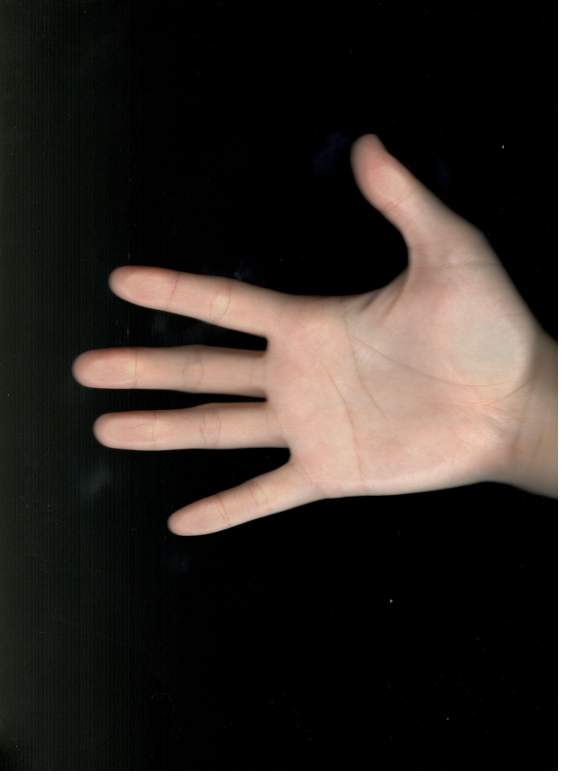
#> input picture opencvtest_andrew/all_cali/ruimin_r.jpg, 1700 x 2338 px (shown at 1/3 size)
$ python find_fingerlength_edged_forlines3a.py
#> lines starting #> are read from the running program, lines starting #| are printed output that depends on the picture; after the words box and inside, x2 and y2 are one past the last pixel; in counts of white or black regions, pixels touching at a corner belong together
### opencvtest_andrew/circle_fit.py
import numpy as np
from scipy import optimize

def calc_R(x,y, xc, yc):
    """
    calculate the distance of each 2D points from the center (xc, yc)
    """
    return np.sqrt((x-xc)**2 + (y-yc)**2)

def f(c, x, y):
    """
    calculate the algebraic distance between the data points
    and the mean circle centered at c=(xc, yc)
    """
    Ri = calc_R(x, y, *c)
    return Ri - Ri.mean()


def least_squares_circle(coords):
    """
    Circle fit using least-squares solver.
    Inputs:

        - coords, list or numpy array with len>2 of the form:
        [
    [x_coord, y_coord],
    ...,
    [x_coord, y_coord]
    ]

    Outputs:

        - xc : x-coordinate of solution center (float)
        - yc : y-coordinate of solution center (float)
        - R : Radius of solution (float)
        - residu : MSE of solution against training data (float)
    """
    # coordinates of the barycenter
    x = np.array([x[0] for x in coords])
    y = np.array([x[1] for x in coords])
    x_m = np.mean(x)
    y_m = np.mean(y)
    center_estimate = x_m, y_m
    center, ier = optimize.leastsq(f, center_estimate, args=(x,y))
    xc, yc = center
    Ri       = calc_R(x, y, *center)
    R        = Ri.mean()
    residu   = np.sum((Ri - R)**2)
    return xc, yc, R, residu

### opencvtest_andrew/find_fingerlength_edged_forlines3a.py
import cv2
import numpy as np
import circle_fit as cf
from math import cos,sin,sqrt,atan2

def dist(x1,x2,y1,y2):
    dist = sqrt((x2 - x1) ** 2 + (y2 - y1) ** 2)
    return dist

def midpoint(x1,x2,y1,y2):
    x,y = (x1+x2)/2,(y1+y2)/2
    return (x,y)
def find_angle(x1,x2,y1,y2):
    angle =atan2( abs(y2-y1),abs(x2-x1) )
    return angle

# mouse callback function
# [5 lines left out: function click_to_add, not called in this run]

def rotate_image(img,ang,r,c):
    M = cv2.getRotationMatrix2D((c / 2, r / 2), ang, 1)
    return cv2.warpAffine(img, M, (c, r))

def process_img(frame, right_hand):
    if right_hand == False :
        frame = cv2.flip(frame, 0)
    rows,cols,c = frame.shape
    framearea = float(rows*cols)

    # Convert
    img = cv2.cvtColor(frame, cv2.COLOR_BGR2GRAY)
    img = cv2.GaussianBlur(img, (7, 7), 0)

    # Process
    ret, thresh = cv2.threshold(img, 70, 255, 0)
    img = cv2.bitwise_and(img, thresh)

    #apply black border to aid contours
    border = 10
    bordmask = np.zeros((rows,cols), np.uint8)
    bordmask[border:rows-border, border:cols-border] = 1
    img = cv2.bitwise_and(img, img, mask=bordmask)

    minval = 0
    maxval = 255
    # edge detection
    edg = cv2.Canny(img, minval, maxval, apertureSize=3, L2gradient=True)
    # countour detection
    # opening and closing
    kernel = np.ones((3, 3), np.uint8)
    opening = cv2.morphologyEx(edg, cv2.MORPH_OPEN, kernel)
    closing = cv2.morphologyEx(edg, cv2.MORPH_CLOSE, kernel)
    edg = closing


    contours, hierarchy = cv2.findContours(edg, cv2.RETR_TREE, cv2.CHAIN_APPROX_NONE)
    hand = cv2.bitwise_and(frame,frame, mask=thresh)
    im = hand.copy()

    #find and draw contours
    cnts = contours
    hand_cnt = []
    for ci,c in enumerate(cnts):
        # if the contour is not sufficiently large, or if it's too big, ignore it
        if not framearea/400.0 < cv2.contourArea(c) < framearea/1.06:
            continue
        # compute the rotated bounding box of the contour.
        x, y, w, h = cv2.boundingRect(c)

        ellipse = _, _, orient_angle = cv2.fitEllipse(c)
        print(ci,orient_angle)
        cv2.ellipse(im, ellipse, (0, 0, 255), 2)

        #im = rotate_image(im, orient_angle, rows, cols)

        if x==0:
            continue

        cv2.rectangle(im, (x, y), (x + w, y + h), (0, 255, 0), 2)
        cv2.drawContours(im, c, -1, (0, ci*255, 255))
        hand_cnt.append(c)
    print(len(contours),len(hand_cnt))

    #keeping doing until find a hand
    if len(hand_cnt)<1:
        #cv2.imshow('hand',im)
        print("keep finding hand, contour not found")
    else:
        c = hand_cnt[1] if len(hand_cnt)>1 else hand_cnt[0]
        hull = cv2.convexHull(c, returnPoints=False)
        defects = cv2.convexityDefects(c, hull)

        # creat lists to store start points and far points
        start_p = []
        end_p =[]
        far_p = []
        points = []

        for i in range(defects.shape[0]):
            s, e, f, d = defects[i, 0]

            start = tuple(c[s][0])
            end = tuple(c[e][0])

            far = tuple(c[f][0])
            start_p.append((c[s][0]))
            end_p.append((c[e][0]))
            far_p.append(c[f][0])
            cv2.line(im, start, end, [0, 255, 0], 2)
            #set ratio of constriant distance
            ratio = 0.18
            ratio_s =0.09
            ratio_d =0.065
            #ratio_d = 0.03
            if i == 0:
                x2, y2 = far_p[i]
                cv2.circle(im, (x2, y2), 5, [0, 0, 255], -1)
                points.append((x2, y2))
            else:
                #defect points
                x1, y1 = far_p[i - 1]
                x2, y2 = far_p[i]
                cv2.circle(im, (x2, y2), 5, [0, 0, 255], -1)

                #start and end points
                sx, sy = start_p[i]
                sx_1, sy_1 = start_p[i - 1]
                ex, ey = end_p[i]
                #take the only start point at finger tips
                if dist(sx, sx_1, sy, sy_1) > ratio_s *im.shape[1]:
                    if dist(sx, ex, sy, ey) > ratio_s* im.shape[1]:
                        points.append((sx, sy))

                if dist(x1, x2, y1, y2) > ratio_d *im.shape[1]:
                    bottommost = tuple(c[c[:, :, 1].argmax()][0])
                    rightmost = tuple(c[c[:, :, 0].argmax()][0])
                    topmost = tuple(c[c[:, :, 1].argmin()][0])

                    if abs(x2 - rightmost[0]) > ratio*im.shape[1]:

                        points.append((x2, y2))
                else:
                    continue

        #plot start points
        for i in range(len(start_p)):
            sx, sy = start_p[i]
            cv2.circle(im, (sx, sy), 2, [0, 125, 255], -1)
        #get all the points far away enough from right edge only
        pc = []
        ratio1 = 0.18
        for i in range(len(points)):
            px,py = points[i]
            if abs(px - rightmost[0]) >ratio1 * im.shape[1]:
                pc.append((px, py))
        points =pc
        if points[1][0] >= bottommost[0]:
            points[1] = bottommost
        if points [9][0] >= topmost[0]:
            points[9] = topmost
        if len(points) < 11:
            for i in range(1,12- len(points)):
                points.append(far_p[-i])

        #cv2.setMouseCallback('image', click_to_add)


        for i in range(len(points)):
            x, y = points[i]

            #cv2.circle(im, (x, y), 5, [0, 0, 255], -1)

            font = cv2.FONT_HERSHEY_SIMPLEX
            cv2.putText(im, str(i), (x + 10, y + 10), font, 0.5, (255, 255, 255), 2, cv2.LINE_AA)

            # cv2.circle(im, start, 2, [0, 255, 255], -1)
        #cv2.imshow('hand',im)
        #cv2.waitKey(0)
        if len(points)<10:
            print("not enough points")
        else:
            even = [0, 2, 4, 6, 8, 10]
            odd = [1, 3, 5, 7, 9]

            fingers = {'pinky': 0, 'ring': 0, 'middle': 0, 'index': 0, 'thumb': 0}
            finger_length = []
            mid_points = []
            # find middle points, noted the one for index is inaccurate
            for i in range(len(even) - 1):
                x1, y1 = points[even[i]]
                x2, y2 = points[even[i + 1]]
                mx, my = midpoint(x1, x2, y1, y2)
                mid_points.append((mx, my))
                tx, ty = points[odd[i]]
                finger_length.append( round( dist(mx, tx, my, ty), 1) )

            # fit middle points in a circle curve
            data = []
            for i in range(4):
                data.append(points[even[i]])

            xc, yc, r, _ = cf.least_squares_circle(data)
            xc, yc = int(xc), int(yc)
            cv2.circle(im, (xc, yc), 5, [0, 255, 255], -1)
            mid_middle = mid_points[2]
            #get points for line construction for each finger
            finger_line = []
            for i in range(5):
                a1, b1 = points[odd[i]]
                a1, b1 = int(a1), int(b1)
                a2, b2 =mid_points[i]
                a2, b2 = int(a2), int(b2)
                finger_line.append([(a2,b2),(a1,b1)])

            angle_mid_middle = find_angle(xc, mid_middle[0], yc, mid_middle[1])
            angle_6 = find_angle(xc, points[6][0], yc, points[6][1])

            # for the case centre is below point 6
            if yc >= mid_middle[1]:
                angle = (angle_6 - angle_mid_middle) + angle_6
                xi = xc - r * cos(angle)
                yi = yc - r * sin(angle)
            # for the case yc is in between
            elif points[6][1] <= yc < mid_middle[1]:
                angle = (angle_6 + angle_mid_middle) + angle_6
                xi = xc - r * cos(angle)
                yi = yc - r * sin(angle)
            else:
                # for the case points 6 and mid_middle both below yc
                if (angle_mid_middle - angle_6) <= angle_6:
                    angle = angle_6 - (angle_mid_middle - angle_6)
                    xi = xc - r * cos(angle)
                    yi = yc + r * sin(angle)
                # for the case index_mid will be above yc
                else:
                    angle = (angle_mid_middle - angle_6) - angle_6
                    xi = xc - r * cos(angle)
                    yi = yc - r * sin(angle)


            # correct the index finger length
            mid_index = (xi, yi)
            mid_points[3] = mid_index
            finger_line [3][0] = tuple([int(i) for i in mid_index])
            finger_length[3] = round( dist(points[7][0], xi, points[7][1], yi), 1 )
            for i in range(5):
                xm, ym = mid_points[i]
                xm, ym = int(xm), int(ym)
                cv2.circle(im, (xm, ym), 6, [175, 255, 255], -1)

            count = 0
            for name in fingers:
                fingers[name] = finger_length[count]
                font = cv2.FONT_HERSHEY_SIMPLEX
                cv2.putText(im, str(int(fingers[name])), (points[odd[count]][0] - 10, points[odd[count]][1] - 10), font,
                            0.5,(255, 255, 175), 2, cv2.LINE_AA)
                count += 1

    return im

frame_in = cv2.imread("all_cali/ruimin_r.jpg")#"tester/"+'chenmeixi_r_wide.jpg')
#> frame_in is the input picture: shape (2338, 1700, 3); mean B, G, R 39.5, 44, 50.3
frame_in = cv2.resize(frame_in, None, fx=0.2,fy=0.2)
#> frame_in: shape (468, 340, 3)
rows,cols,c = frame_in.shape
pim = process_img(frame_in, right_hand=True)
#> in process_img, `ret, thresh = cv2.threshold(img, 70, 255, 0)`:
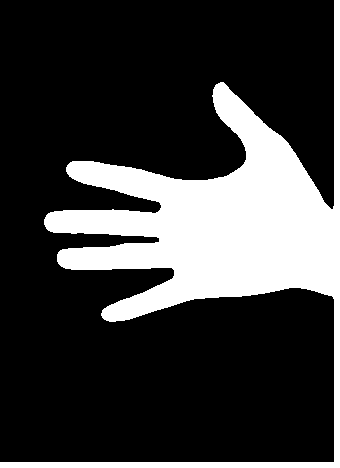
#> thresh: shape (468, 340); 23.5% white; 1 white region, box (x1, y1, x2, y2) and area: (0, 0, 340, 468) 37460
#> in process_img, `edg = cv2.Canny(img, minval, maxval, apertureSize=3, L2gradient=True)`:
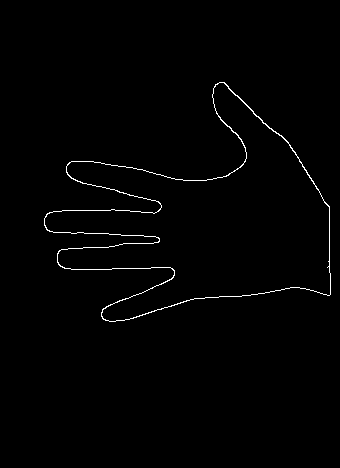
#> edg: shape (468, 340); 1% white in thin lines or dots, all inside (x1, y1, x2, y2) = (44, 82, 331, 322)
#> in process_img, `contours, hierarchy = cv2.findContours(edg, cv2.RETR_TREE, cv2.CHAIN_A..`: contours = 2 contours; box (x1, y1, x2, y2) and area: (44, 82, 331, 322) 31930, (44, 82, 331, 322) 31715
#> in process_img, `hand = cv2.bitwise_and(frame,frame, mask=thresh)`:
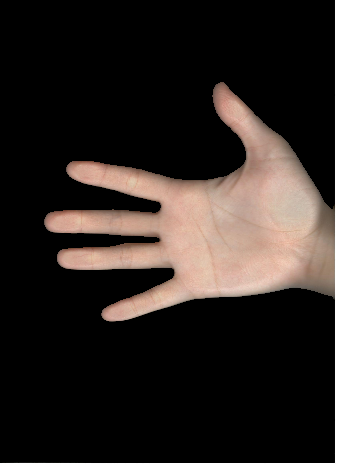
#> hand: shape (468, 340, 3); mean B, G, R 35.5, 39, 46
#> in process_img, `cnts = contours`: cnts has the same summary as contours
#> the loop in process_img, `for ci,c in enumerate(cnts): # if the contour is not sufficiently larg..` made 2 passes
#> (ci, x, y, w, h, ellipse, orient_angle) on passes 1 to 2: (0, 44, 82, 287, 240, ((204.2, 217.6), (209.4, 259), 88.57), 88.57), (1, 44, 82, 287, 240, ((204.5, 217.8), (208.4, 258.2), 88.92), 88.92)
#> (printed output is left out)
#> after the loop in process_img, `for ci,c in enumerate(cnts):`: hand_cnt has the same summary as contours
#| 2 2
#> in process_img, `c = hand_cnt[1] if len(hand_cnt)>1 else hand_cnt[0]`: c = contour of 1376 points, box (x1, y1, x2, y2) (44, 82, 331, 322), area 31715
#> in process_img, `hull = cv2.convexHull(c, returnPoints=False)`: hull = 21 values from 1 to 1120
#> in process_img, `defects = cv2.convexityDefects(c, hull)`: defects = 13 rows, first 6: [1120, 1, 1277, 22088], [5, 65, 48, 714], [74, 89, 77, 213], [89, 137, 132, 407], [137, 204, 197, 745], [226, 431, 361, 3421]
#> the loop in process_img, `for i in range(defects.shape[0]):` made 13 passes
#> (s, e, f, d, x1, y1, x2, y2) on passes 2 to 9: (5, 65, 48, 714, 228, 175, 263, 123), (74, 89, 77, 213, 263, 123, 290, 147), (89, 137, 132, 407, 290, 147, 324, 202), (137, 204, 197, 745, 324, 202, 327, 267), (226, 431, 361, 3421, 327, 267, 194, 298), (431, 440, 439, 226, 194, 298, 116, 320), (446, 449, 447, 162, 116, 320, 108, 320), (449, 451, 450, 114, 108, 320, 105, 319)
#> after the loop in process_img, `for i in range(defects.shape[0]):`: end_p = [[219, 82], [280, 135], [299, 159], [329, 207], [330, 273], [124, 320], [115, 321], [106, 320], [104, 319], [58, 263], [57, 261], [44, 224], [66, 166]]; far_p = [[228, 175], [263, 123], [290, 147], [324, 202], [327, 267], [194, 298], [116, 320], [108, 320], [105, 319], [174, 270], [58, 262], [159, 238], [161, 207]]; points = [(228, 175), (223, 82), (263, 123), (329, 207), (329, 295), (194, 298), (116, 320), (174, 270), (58, 262), (159, 238), (44, 218), (161, 207)]; start_p = [[71, 161], [223, 82], [289, 144], [299, 159], [329, 207], [329, 295], [124, 320], [109, 321], [106, 320], [102, 317], [58, 263], [57, 261], [44, 218]]
#> the loop in process_img, `for i in range(len(start_p)):` made 13 passes
#> after the loop in process_img, `for i in range(len(start_p)):`:
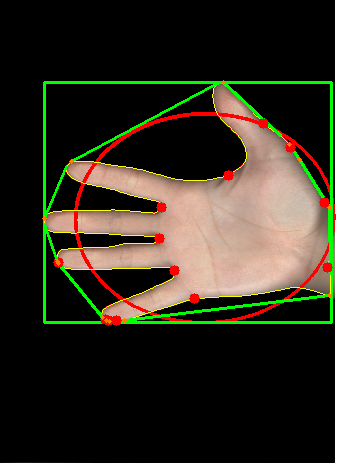
#> im: shape (468, 340, 3); mean B, G, R 33.7, 46.7, 50.4
#> the loop in process_img, `for i in range(len(points)):` made 12 passes
#> after the loop in process_img, `for i in range(len(points)):`: pc = [(228, 175), (223, 82), (263, 123), (194, 298), (116, 320), (174, 270), (58, 262), (159, 238), (44, 218), (161, 207)]
#> in process_img, `points =pc`: points has the same summary as pc
#> the loop in process_img, `for i in range(1,12- len(points)):` made 1 pass
#> after the loop in process_img, `for i in range(1,12- len(points)):`: points = [(228, 175), (115, 321), (263, 123), (194, 298), (116, 320), (174, 270), (58, 262), (159, 238), (44, 218), (161, 207), [161, 207]]
#> the loop in process_img, `for i in range(len(points)):` made 11 passes
#> after the loop in process_img, `for i in range(len(points)):`:
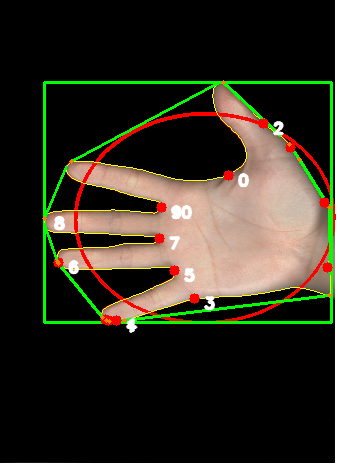
#> im: shape (468, 340, 3); 0.89% of pixels changed, all inside (x1, y1, x2, y2) = (53, 120, 285, 334)
#> the loop in process_img, `for i in range(len(even) - 1):` made 5 passes
#> (x1, y1, x2, y2, x in midpoint, y in midpoint, mx, my) on passes 1 to 5: (228, 175, 263, 123, 245.5, 149, 245.5, 149), (263, 123, 116, 320, 189.5, 221.5, 189.5, 221.5), (116, 320, 58, 262, 87, 291, 87, 291), (58, 262, 44, 218, 51, 240, 51, 240), (44, 218, 161, 207, 102.5, 212.5, 102.5, 212.5)
#> after the loop in process_img, `for i in range(len(even) - 1):`: finger_length = [215.9, 76.6, 89.5, 108, 58.8]; mid_points = [(245.5, 149), (189.5, 221.5), (87, 291), (51, 240), (102.5, 212.5)]
#> after the loop in process_img, `for i in range(4):`: data = [(228, 175), (263, 123), (116, 320), (58, 262)]
#> in least_squares_circle, `x = np.array([x[0] for x in coords])`: x = [228, 263, 116, 58]
#> in least_squares_circle, `y = np.array([x[1] for x in coords])`: y = [175, 123, 320, 262]
#> in least_squares_circle, `x_m = np.mean(x)`: x_m = 166.2
#> in least_squares_circle, `y_m = np.mean(y)`: y_m = 220
#> in least_squares_circle, `center_estimate = x_m, y_m`: center_estimate = (166.2, 220)
#> in least_squares_circle, `center, ier = optimize.leastsq(f, center_estimate, args=(x,y))`: center = [136.6, 188]; ier = 1
#> in least_squares_circle, `xc, yc = center`: xc = 136.6; yc = 188
#> in least_squares_circle, `Ri       = calc_R(x, y, *center)`: Ri = [92.36, 142.2, 133.6, 107.9]
#> in least_squares_circle, `R        = Ri.mean()`: R = 119
#> in least_squares_circle, `residu   = np.sum((Ri - R)**2)`: residu = 1582.1
#> in process_img, `xc, yc, r, _ = cf.least_squares_circle(data)`: xc = 136.6; yc = 188; r = 119
#> in process_img, `xc, yc = int(xc), int(yc)`: xc = 136; yc = 187
#> in process_img, `mid_middle = mid_points[2]`: mid_middle = (87, 291)
#> the loop in process_img, `for i in range(5):` made 5 passes
#> (a1, b1, a2, b2) on passes 1 to 5: (115, 321, 245, 149), (194, 298, 189, 221), (174, 270, 87, 291), (159, 238, 51, 240), (161, 207, 102, 212)
#> after the loop in process_img, `for i in range(5):`: finger_line = [[(245, 149), (115, 321)], [(189, 221), (194, 298)], [(87, 291), (174, 270)], [(51, 240), (159, 238)], [(102, 212), (161, 207)]]
#> in find_angle, `angle =atan2( abs(y2-y1),abs(x2-x1) )`: angle = 1.13
#> in process_img, `angle_6 = find_angle(xc, points[6][0], yc, points[6][1])`: angle_6 = 0.766
#> in process_img, `angle = angle_6 - (angle_mid_middle - angle_6)`: angle = 0.401
#> in process_img, `xi = xc - r * cos(angle)`: xi = 26.42
#> in process_img, `yi = yc + r * sin(angle)`: yi = 233.5
#> in process_img, `mid_index = (xi, yi)`: mid_index = (26.42, 233.5)
#> the loop in process_img, `for i in range(5):` made 5 passes
#> after the loop in process_img, `for i in range(5):`:
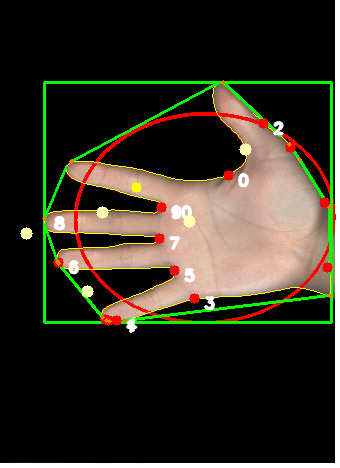
#> im: shape (468, 340, 3); mean B, G, R 35, 48.2, 51.7
#> after the loop in process_img, `for name in fingers:`:
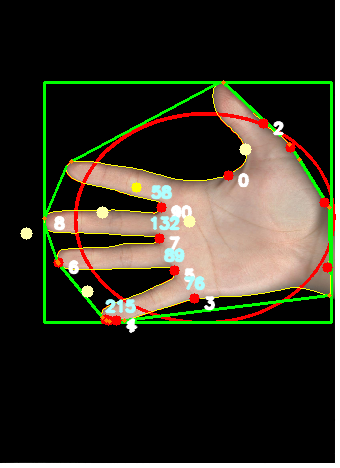
#> im: shape (468, 340, 3); 0.98% of pixels changed, all inside (x1, y1, x2, y2) = (104, 184, 206, 314)
#> after the loop in process_img, `for name in fingers:`: count = 5; fingers = {'pinky': 215.9, 'ring': 76.6, 'middle': 89.5, 'index': 132.7, 'thumb': 58.8}
ang = 0
while 1:

    cv2.imshow('pim', pim)
    k = cv2.waitKey(1) & 0xFF
#> (key Esc is pressed here)
    if k == ord('r'):
        ang += 5
        frame = rotate_image(frame_in, ang,rows,cols)
        pim = process_img(frame, right_hand=True)
    elif k == ord('s'):
        cv2.imwrite('tester/t.jpg',pim)


    #print(finger_list)


cv2.destroyAllWindows()
